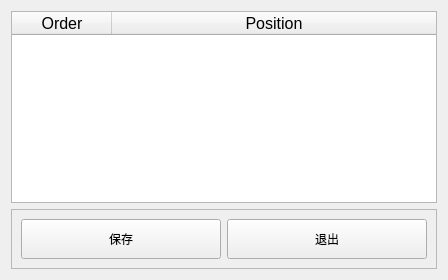
             <widget class="QWidget" name="page_4">
              <layout class="QVBoxLayout" name="verticalLayout_5">
               <item>
                <widget class="QTableWidget" name="tableWidget2">
                 <property name="maximumSize">
                  <size>
                   <width>800</width>
                   <height>16777215</height>
                  </size>
                 </property>
                 <property name="font">
                  <font>
                   <pointsize>12</pointsize>
                  </font>
                 </property>
                 <property name="autoFillBackground">
                  <bool>false</bool>
                 </property>
                 <attribute name="horizontalHeaderStretchLastSection">
                  <bool>true</bool>
                 </attribute>
                 <column>
                  <property name="text">
                   <string>Order</string>
                  </property>
                 </column>
                 <column>
                  <property name="text">
                   <string>Position</string>
                  </property>
                 </column>
                </widget>
               </item>
               <item>
                <widget class="QFrame" name="frame_19">
                 <property name="frameShape">
                  <enum>QFrame::StyledPanel</enum>
                 </property>
                 <property name="frameShadow">
                  <enum>QFrame::Raised</enum>
                 </property>
                 <layout class="QHBoxLayout" name="horizontalLayout_12">
                  <item alignment="Qt::AlignHCenter">
                   <widget class="QPushButton" name="Setting_Save">
                    <property name="minimumSize">
                     <size>
                      <width>200</width>
                      <height>40</height>
                     </size>
                    </property>
                    <property name="text">
                     <string>保存</string>
                    </property>
                   </widget>
                  </item>
                  <item alignment="Qt::AlignHCenter">
                   <widget class="QPushButton" name="Setting_Back_Save">
                    <property name="minimumSize">
                     <size>
                      <width>200</width>
                      <height>40</height>
                     </size>
                    </property>
                    <property name="text">
                     <string>退出</string>
                    </property>
                   </widget>
                  </item>
                 </layout>
                </widget>
               </item>
              </layout>
             </widget>
